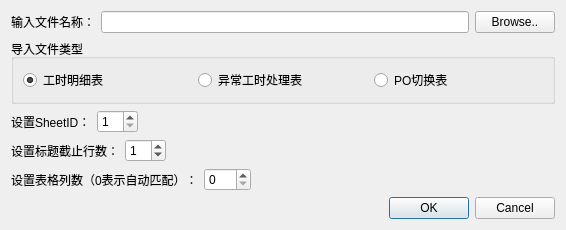
<?xml version="1.0" encoding="UTF-8"?>
<ui version="4.0">
 <class>DialogImportXls</class>
 <widget class="QDialog" name="DialogImportXls">
  <property name="geometry">
   <rect>
    <x>0</x>
    <y>0</y>
    <width>566</width>
    <height>217</height>
   </rect>
  </property>
  <property name="windowTitle">
   <string>Dialog</string>
  </property>
  <layout class="QVBoxLayout" name="verticalLayout">
   <item>
    <layout class="QHBoxLayout" name="horizontalLayout">
     <item>
      <widget class="QLabel" name="label_in">
       <property name="text">
        <string>输入文件名称：</string>
       </property>
      </widget>
     </item>
     <item>
      <widget class="QLineEdit" name="lineEdit_in">
       <property name="enabled">
        <bool>true</bool>
       </property>
       <property name="readOnly">
        <bool>true</bool>
       </property>
      </widget>
     </item>
     <item>
      <widget class="QPushButton" name="pushButton_in">
       <property name="text">
        <string>Browse..</string>
       </property>
      </widget>
     </item>
    </layout>
   </item>
   <item>
    <widget class="QGroupBox" name="groupBox">
     <property name="title">
      <string>导入文件类型</string>
     </property>
     <layout class="QHBoxLayout" name="horizontalLayout_2">
      <item>
       <widget class="QRadioButton" name="radioButton_detail">
        <property name="text">
         <string>工时明细表</string>
        </property>
        <property name="checked">
         <bool>true</bool>
        </property>
       </widget>
      </item>
      <item>
       <widget class="QRadioButton" name="radioButton_abnormal">
        <property name="text">
         <string>异常工时处理表</string>
        </property>
       </widget>
      </item>
      <item>
       <widget class="QRadioButton" name="radioButton_poSwitch">
        <property name="text">
         <string>PO切换表</string>
        </property>
       </widget>
      </item>
     </layout>
    </widget>
   </item>
   <item>
    <layout class="QHBoxLayout" name="horizontalLayout_5">
     <item>
      <widget class="QLabel" name="label_sheetID">
       <property name="text">
        <string>设置SheetID：</string>
       </property>
      </widget>
     </item>
     <item>
      <widget class="QSpinBox" name="spinBox_sheetID">
       <property name="minimum">
        <number>1</number>
       </property>
       <property name="value">
        <number>1</number>
       </property>
      </widget>
     </item>
     <item>
      <spacer name="horizontalSpacer_2">
       <property name="orientation">
        <enum>Qt::Horizontal</enum>
       </property>
       <property name="sizeHint" stdset="0">
        <size>
         <width>40</width>
         <height>20</height>
        </size>
       </property>
      </spacer>
     </item>
    </layout>
   </item>
   <item>
    <layout class="QHBoxLayout" name="horizontalLayout_3">
     <item>
      <widget class="QLabel" name="label_titleEnd">
       <property name="text">
        <string>设置标题截止行数：</string>
       </property>
      </widget>
     </item>
     <item>
      <widget class="QSpinBox" name="spinBox_titleEnd">
       <property name="value">
        <number>1</number>
       </property>
      </widget>
     </item>
     <item>
      <spacer name="horizontalSpacer">
       <property name="orientation">
        <enum>Qt::Horizontal</enum>
       </property>
       <property name="sizeHint" stdset="0">
        <size>
         <width>40</width>
         <height>20</height>
        </size>
       </property>
      </spacer>
     </item>
    </layout>
   </item>
   <item>
    <layout class="QHBoxLayout" name="horizontalLayout_4">
     <item>
      <widget class="QLabel" name="label_column">
       <property name="text">
        <string>设置表格列数（0表示自动匹配）：</string>
       </property>
      </widget>
     </item>
     <item>
      <widget class="QSpinBox" name="spinBox_column">
       <property name="maximum">
        <number>256</number>
       </property>
       <property name="value">
        <number>0</number>
       </property>
      </widget>
     </item>
     <item>
      <spacer name="horizontalSpacer_3">
       <property name="orientation">
        <enum>Qt::Horizontal</enum>
       </property>
       <property name="sizeHint" stdset="0">
        <size>
         <width>40</width>
         <height>20</height>
        </size>
       </property>
      </spacer>
     </item>
    </layout>
   </item>
   <item>
    <widget class="QDialogButtonBox" name="buttonBox">
     <property name="orientation">
      <enum>Qt::Horizontal</enum>
     </property>
     <property name="standardButtons">
      <set>QDialogButtonBox::Cancel|QDialogButtonBox::Ok</set>
     </property>
    </widget>
   </item>
  </layout>
 </widget>
 <resources/>
 <connections>
  <connection>
   <sender>buttonBox</sender>
   <signal>accepted()</signal>
   <receiver>DialogImportXls</receiver>
   <slot>accept()</slot>
   <hints>
    <hint type="sourcelabel">
     <x>248</x>
     <y>254</y>
    </hint>
    <hint type="destinationlabel">
     <x>157</x>
     <y>274</y>
    </hint>
   </hints>
  </connection>
  <connection>
   <sender>buttonBox</sender>
   <signal>rejected()</signal>
   <receiver>DialogImportXls</receiver>
   <slot>reject()</slot>
   <hints>
    <hint type="sourcelabel">
     <x>316</x>
     <y>260</y>
    </hint>
    <hint type="destinationlabel">
     <x>286</x>
     <y>274</y>
    </hint>
   </hints>
  </connection>
 </connections>
</ui>
